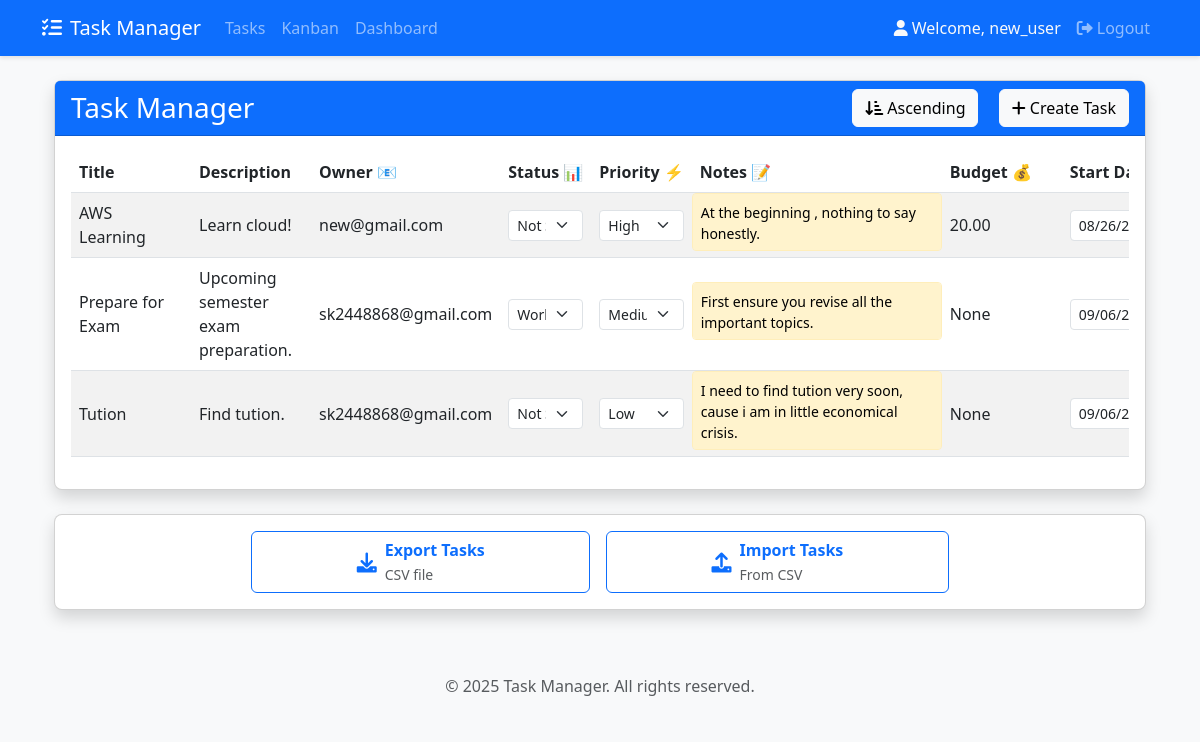
Before: /tasks/ (signed in) with the older database file.
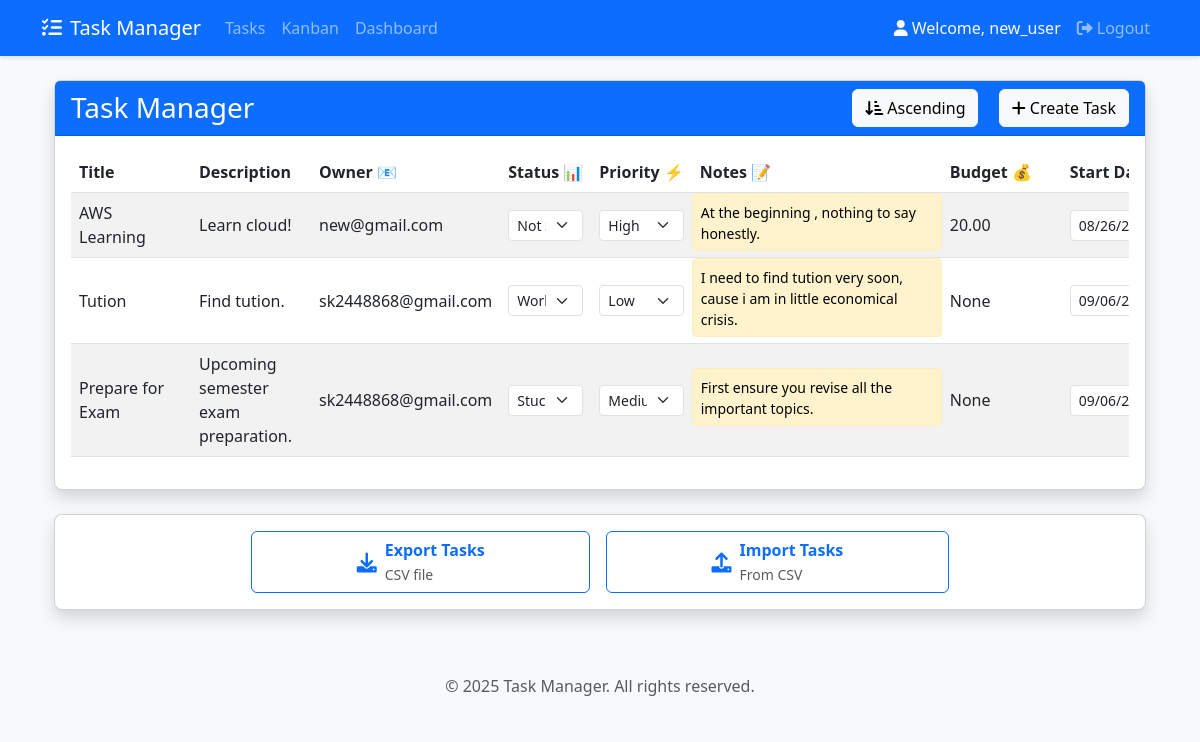
After: the same page with the newer database file.
### tasks/models.py (models this page shows, shortened)
class Task(models.Model):
    STATUS_CHOICES = [
        ('not_started', 'Not Started'),
        ('working', 'Working on it'),
        ('stuck', 'Stuck'),
        ('done', 'Done')
    ]
    PRIORITY_CHOICES = [
        ('critical', 'Critical'),
        ('high', 'High'),
        ('medium', 'Medium'),
        ('low', 'Low')
    ]
    title = models.CharField(max_length=255)
    description = models.TextField()
    owner = models.EmailField()  # Assign tasks via email
    user = models.ForeignKey(User, on_delete=models.CASCADE, related_name='user_tasks')  # Link task to user
    status = models.CharField(max_length=20, choices=STATUS_CHOICES, default='not_started')
    priority = models.CharField(max_length=10, choices=PRIORITY_CHOICES, default='medium')
    notes = models.TextField(blank=True, null=True)
    budget = models.DecimalField(max_digits=10, decimal_places=2, blank=True, null=True)
    start_date = models.DateField()
    end_date = models.DateField()
    last_updated = models.DateTimeField(auto_now=True)
    class Meta:
        ordering = ['-last_updated']

### tasks/views.py (the view)
# urls.py: path('tasks/', views.task_list, name='task_list'),
@login_required
def task_list(request):
    sort_order = request.GET.get('sort_order', 'asc')
    print(f"Sort order: {sort_order}")
    tasks_queryset = Task.objects.filter(user=request.user)
    if sort_order not in ['asc', 'desc']:
        print(f"Invalid sort_order: {sort_order}, defaulting to 'asc'")
        sort_order = 'asc'
    if sort_order == 'desc':
        tasks_queryset = tasks_queryset.order_by('-last_updated')
    else:
        tasks_queryset = tasks_queryset.order_by('last_updated')
    tasks = list(tasks_queryset.values())
    print(f"Found {len(tasks)} tasks for user {request.user.username} after sorting")
    context = {
        'tasks': tasks,
        'status_choices': Task.STATUS_CHOICES,
        'priority_choices': Task.PRIORITY_CHOICES,
        'current_order': sort_order
    }
    return render(request, 'tasks/task_list.html', context)

### tasks/templates/tasks/task_list.html (shortened to what the changed rows need)
{% extends "base.html" %}
{% block content %}
<div class="container-fluid mt-4">
    <div class="card shadow">
        <div class="card-body">
            <div class="table-responsive">
                <table class="table table-hover table-striped" id="taskTable">
                    <thead class="thead-dark">
                        <tr>
                            <th scope="col">Title</th>
                            <th scope="col">Description</th>
                            <th scope="col">Owner 📧</th>
                            <th scope="col">Status 📊</th>
                            <th scope="col">Priority ⚡</th>
                            <th scope="col">Notes 📝</th>
                            <th scope="col">Budget 💰</th>
                            <th scope="col">Start Date 📅</th>
                        </tr>
                    </thead>
                    <tbody>
                        {% for task in tasks %}
                        <tr data-task-id="{{ task.id }}" class="align-middle">
                            <td contenteditable="true" class="editable" data-field="title">{{ task.title }}</td>
                            <td contenteditable="true" class="editable" data-field="description">{{ task.description }}</td>
                            <td contenteditable="true" class="editable" data-field="owner">{{ task.owner }}</td>
                            <td>
                                <select class="form-select form-select-sm status-select" data-field="status">
                                    {% for value, label in status_choices %}
                                    <option value="{{ value }}" {% if task.status == value %}selected{% endif %}>{{ label }}</option>
                                    {% endfor %}
                                </select>
                            </td>
                            <td>
                                <select class="form-select form-select-sm priority-select" data-field="priority">
                                    {% for value, label in priority_choices %}
                                    <option value="{{ value }}" {% if task.priority == value %}selected{% endif %}>{{ label }}</option>
                                    {% endfor %}
                                </select>
                            </td>
                            <td class="notes-cell">
                                <textarea class="notes-content editable" data-field="notes">{{ task.notes }}</textarea>
                            </td>
                            <td contenteditable="true" class="editable" data-field="budget">{{ task.budget }}</td>
                            <td><input type="date" class="form-control form-control-sm date-input" data-field="start_date" value="{{ task.start_date|date:'Y-m-d' }}"></td>
                        </tr>
                        {% endfor %}
                    </tbody>
                </table>
            </div>
        </div>
    </div>
</div>
<link href="https://cdnjs.cloudflare.com/ajax/libs/font-awesome/6.0.0/css/all.min.css" rel="stylesheet">
{% endblock %}

Changed rows visible on the page:
changed Task "Tution": status "Not Started" → "Working on it"; moves up the list
changed Task "Prepare for Exam": status "Working on it" → "Stuck"
